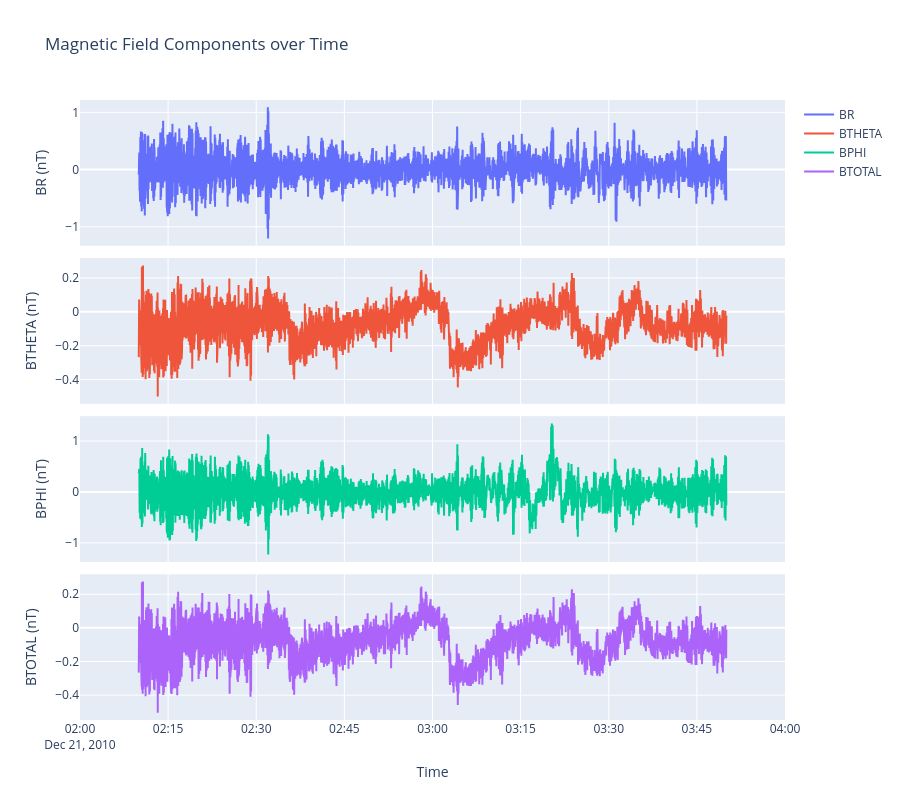

Write notebook code for a chart like this one.
### Code cell
fig=make_subplots(rows=4,cols=1,shared_xaxes=True, vertical_spacing=0.02)
fig.add_trace(go.Scatter(x=pd.to_datetime(df['TIME']),y=df['BR'],mode='lines',name='BR'),row=1,col=1)
fig.add_trace(go.Scatter(x=pd.to_datetime(df['TIME']),y=df['BTHETA'],mode='lines',name='BTHETA'),row=2,col=1)
fig.add_trace(go.Scatter(x=pd.to_datetime(df['TIME']),y=df['BPHI'],mode='lines',name='BPHI'),row=3,col=1)
fig.add_trace(go.Scatter(x=pd.to_datetime(df['TIME']),y=df['BTOTAL'],mode='lines',name='BTOTAL'),row=4,col=1)

fig.update_xaxes(title_text="Time",row=4,col=1)
fig.update_yaxes(title_text="BR (nT)",row=1,col=1)
fig.update_yaxes(title_text="BTHETA (nT)",row=2,col=1)
fig.update_yaxes(title_text="BPHI (nT)",row=3,col=1)
fig.update_yaxes(title_text="BTOTAL (nT)",row=4,col=1)


fig.update_layout(height=800,title_text="Magnetic Field Components over Time")
fig.show()

### Figure 1 — Plotly figure (JSON) as saved in the notebook; plotly's stock layout.template omitted (floating-point values rounded to 4 significant figures; data arrays with more than 128 entries replaced by an {"elided": "..."} marker saying what was removed)
{"data": [{"mode": "lines", "name": "BR", "type": "scatter", "x": {"elided": "7200 str values"}, "xaxis": "x", "y": {"elided": "7200 float values"}, "yaxis": "y"}, {"mode": "lines", "name": "BTHETA", "type": "scatter", "x": {"elided": "7200 str values"}, "xaxis": "x2", "y": {"elided": "7200 float values"}, "yaxis": "y2"}, {"mode": "lines", "name": "BPHI", "type": "scatter", "x": {"elided": "7200 str values"}, "xaxis": "x3", "y": {"elided": "7200 float values"}, "yaxis": "y3"}, {"mode": "lines", "name": "BTOTAL", "type": "scatter", "x": {"elided": "7200 str values"}, "xaxis": "x4", "y": {"elided": "7200 float values"}, "yaxis": "y4"}], "layout": {"height": 800, "title": {"text": "Magnetic Field Components over Time"}, "xaxis": {"anchor": "y", "domain": [0, 1], "matches": "x4", "showticklabels": false}, "xaxis2": {"anchor": "y2", "domain": [0, 1], "matches": "x4", "showticklabels": false}, "xaxis3": {"anchor": "y3", "domain": [0, 1], "matches": "x4", "showticklabels": false}, "xaxis4": {"anchor": "y4", "domain": [0, 1], "title": {"text": "Time"}}, "yaxis": {"anchor": "x", "domain": [0.765, 1.0], "title": {"text": "BR (nT)"}}, "yaxis2": {"anchor": "x2", "domain": [0.51, 0.745], "title": {"text": "BTHETA (nT)"}}, "yaxis3": {"anchor": "x3", "domain": [0.255, 0.49], "title": {"text": "BPHI (nT)"}}, "yaxis4": {"anchor": "x4", "domain": [0, 0.235], "title": {"text": "BTOTAL (nT)"}}}}
